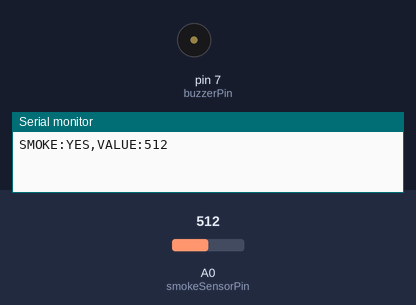
Simulated run of this sketch. Board: Arduino Uno, built with avr-gcc and run on an emulated ATmega328P. Shown: buzzer (waves = sounding, pin HIGH), the last lines printed to the serial monitor. Inputs (shaded band) come from the test bench; at power-on: A0 (smokeSensorPin) = 512.

Above: at 1.2 s.
1.3 s: A0 (smokeSensorPin) set to 54
2.8 s: A0 (smokeSensorPin) set to 47
At 3.8 s:
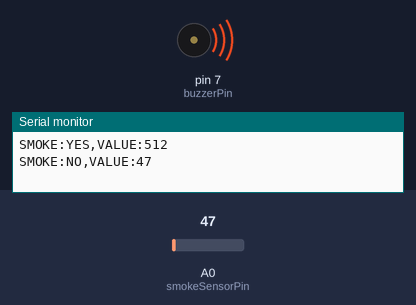
4.3 s: A0 (smokeSensorPin) set to 122
At 5.1 s:
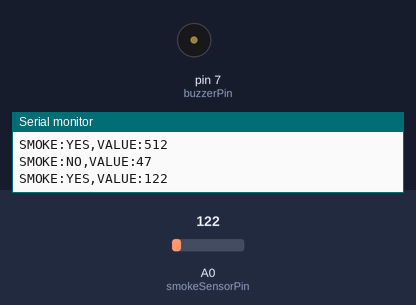
5.9 s: A0 (smokeSensorPin) set to 40
At 6.4 s:
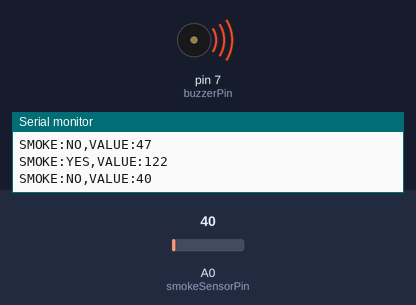
Timing chart, 0 to 8.5 s (numbered marks = the images above; inputs shaded):
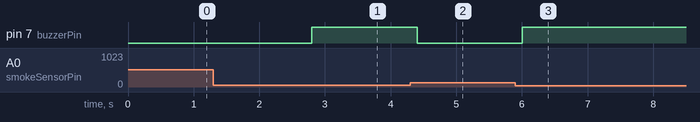

Measured:
- the behaviour switches between 51 and 50 on A0 (smokeSensorPin) (found by bisection; images 0 and 1)
- after the input at 1.3 s, every drawn part: stays the same
- after the input at 2.8 s, pin 7 (buzzerPin): LOW → HIGH at once
- after the input at 4.3 s, pin 7 (buzzerPin): HIGH → LOW after 0.10 s
- after the input at 5.9 s, pin 7 (buzzerPin): LOW → HIGH after 0.11 s

The sketch:

node3.ino
```cpp
const int smokeSensorPin = A0;
const int buzzerPin = 7;
const int smokeThreshold = 50;

int lastSmokeStatus = 0;

void setup() {
  pinMode(buzzerPin, OUTPUT);
  Serial.begin(9600);
}

void loop() {
  int smokeValue = analogRead(smokeSensorPin);
  bool smokeDetected = smokeValue > smokeThreshold;

  // Only print when status changes
  if (smokeDetected != lastSmokeStatus) {
    Serial.print("SMOKE:");
    Serial.print(smokeDetected ? "YES" : "NO");
    Serial.print(",VALUE:");
    Serial.println(smokeValue);

    lastSmokeStatus = smokeDetected;
  }

  // Buzzer control
  digitalWrite(buzzerPin, smokeDetected ? LOW : HIGH);

  delay(200);  // Short delay for responsive update
}
```
